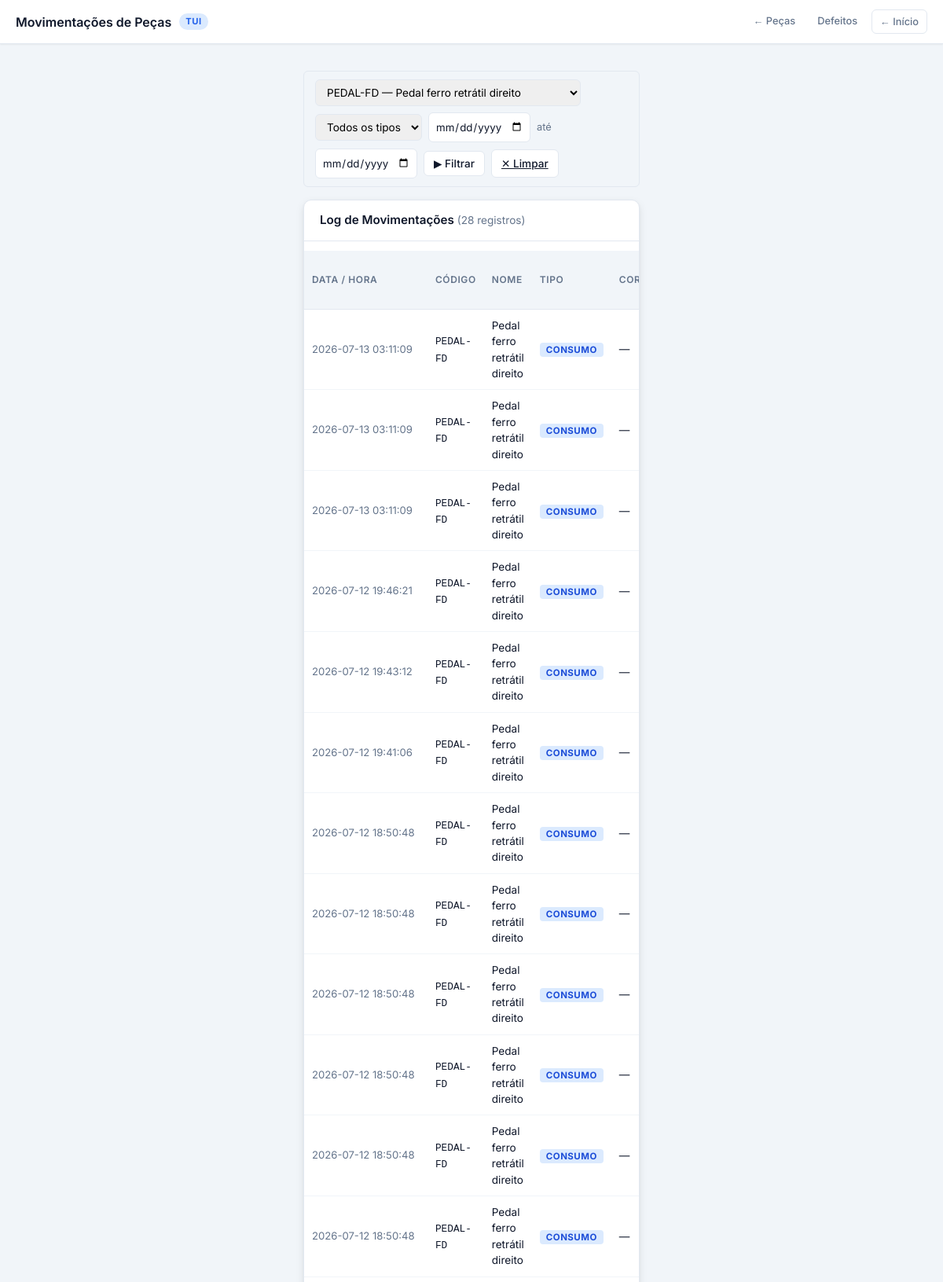
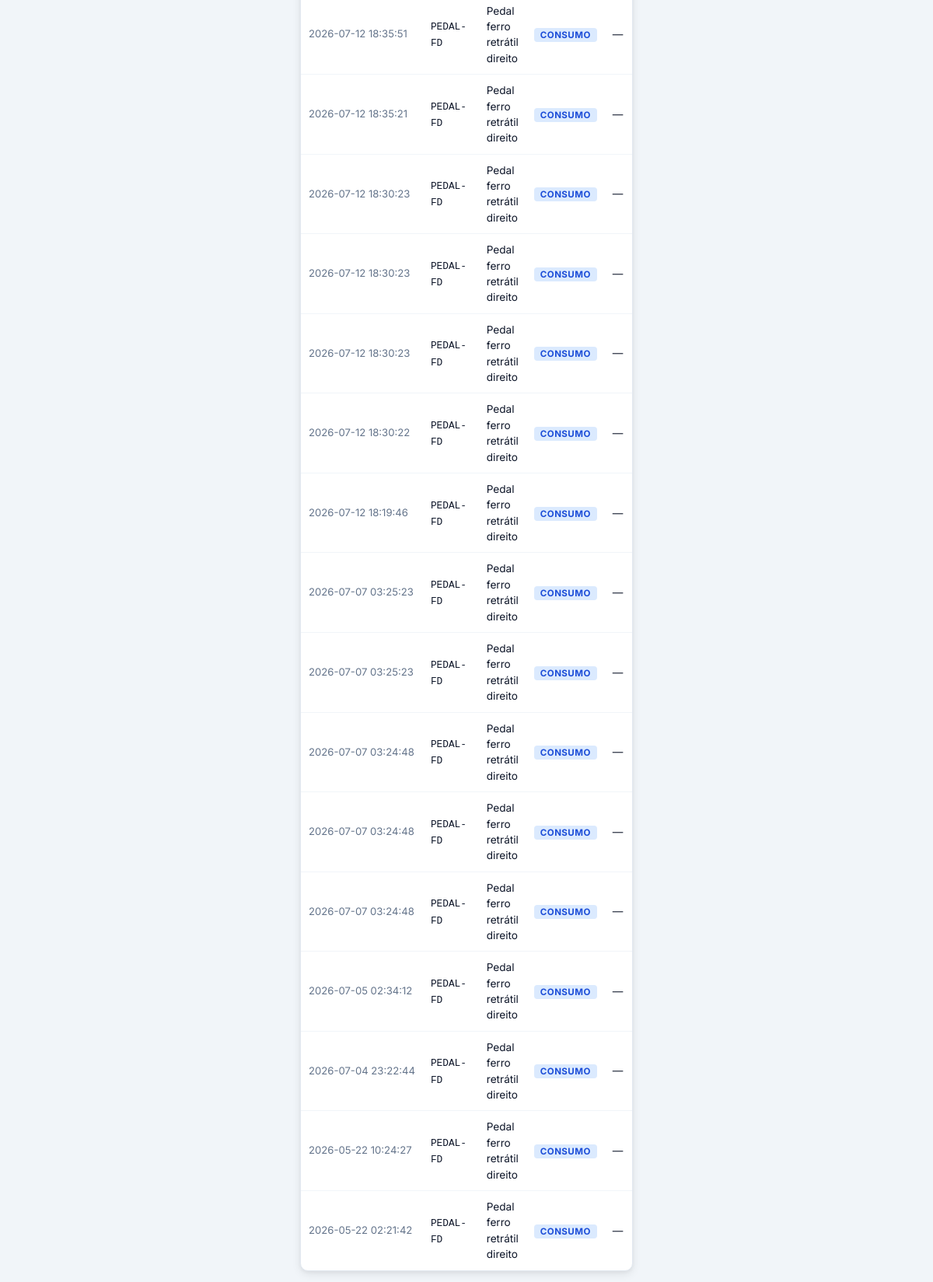
Screenshot of /pecas/movimentacoes?peca_id=2 with the database file from the repository (2 pictures, top to bottom).
### tables this page shows
CREATE TABLE movimentacoes_peca (
            id             INTEGER PRIMARY KEY AUTOINCREMENT,
            peca_id        INTEGER NOT NULL REFERENCES pecas(id),
            cor            TEXT DEFAULT NULL,
            tipo           TEXT NOT NULL,
            quantidade     INTEGER NOT NULL,
            motivo_detalhe TEXT DEFAULT '',
            num_pedido     TEXT DEFAULT '',
            num_lote       TEXT DEFAULT '',
            modelo_scooter TEXT DEFAULT NULL,
            data_hora      TIMESTAMP DEFAULT (strftime('%Y-%m-%d %H:%M:%S','now','localtime'))
        );

CREATE TABLE pecas (
            id               INTEGER PRIMARY KEY AUTOINCREMENT,
            codigo           TEXT UNIQUE NOT NULL,
            nome             TEXT NOT NULL,
            origem           TEXT NOT NULL,
            container_tipo   TEXT DEFAULT 'PADRAO',
            tem_variacao_cor INTEGER DEFAULT 0,
            peca_pai_id      INTEGER REFERENCES pecas(id),
            ativo            INTEGER DEFAULT 1
        , custo_unitario REAL DEFAULT 0);

### app/routes/pecas.py (the view)
@pecas_bp.route('/pecas/movimentacoes')
def movimentacoes():
    peca_id_filtro = request.args.get('peca_id', '').strip()
    tipo_filtro    = request.args.get('tipo', '').strip()
    data_inicio    = request.args.get('data_inicio', '').strip()
    data_fim       = request.args.get('data_fim', '').strip()
    mov = models.consultar_movimentacoes(
        peca_id    = int(peca_id_filtro) if peca_id_filtro else None,
        tipo       = tipo_filtro or None,
        data_inicio= data_inicio or None,
        data_fim   = data_fim or None,
    )
    pecas_lista = models.listar_pecas(apenas_ativas=True)
    return render_template(
        'pecas/movimentacoes.html',
        movimentacoes=mov,
        pecas_lista=pecas_lista,
        peca_id_filtro=peca_id_filtro,
        tipo_filtro=tipo_filtro,
        data_inicio=data_inicio,
        data_fim=data_fim,
    )

### app/models/connection.py (called while the page is built)
def get_connection():
    conn = sqlite3.connect(NOME_BANCO_DE_DADOS)
    conn.row_factory = sqlite3.Row
    return conn

### app/models/peca.py (called while the page is built)
def listar_pecas(apenas_ativas=True, apenas_raiz=False):
    conn = get_connection()
    conditions = []
    if apenas_ativas:
        conditions.append("p.ativo = 1")
    if apenas_raiz:
        conditions.append("p.peca_pai_id IS NULL")
    where = ("WHERE " + " AND ".join(conditions)) if conditions else ""
    query = f"""
        SELECT p.id, p.codigo, p.nome, p.origem, p.container_tipo,
               p.tem_variacao_cor, p.peca_pai_id, p.ativo,
               p.custo_unitario,
               COALESCE(SUM(ep.quantidade), 0) AS estoque_total
        FROM pecas p
        LEFT JOIN estoque_pecas ep ON ep.peca_id = p.id
        {where}
        GROUP BY p.id
        ORDER BY p.nome
    """
    rows = conn.execute(query).fetchall()
    conn.close()
    return [dict(row) for row in rows]

### app/templates/pecas/movimentacoes.html (shortened to what this page needs)
<!DOCTYPE html>
<html lang="pt-br">
<head>
    <link rel="stylesheet" href="{{ url_for('static', filename='css/style.css') }}">
</head>
<body>
<header class="page-header">
    <div class="page-header-title">
        Movimentações de Peças
        <span class="badge">TUI</span>
    </div>
    <div class="page-nav-links">
        <a href="{{ url_for('pecas') }}">← Peças</a>
        <a href="{{ url_for('defeitos_pecas') }}">Defeitos</a>
        <a href="{{ url_for('landing_page') }}" class="btn-back">← Início</a>
    </div>
</header>
<div class="container">
    <div class="filter-controls">
        <form method="get" action="{{ url_for('movimentacoes_pecas') }}"
              style="display:flex; align-items:center; gap:8px; flex-wrap:wrap;
                     background:none; box-shadow:none; margin:0; padding:0; border-radius:0;">
            <select name="peca_id" style="padding:7px 10px; border:1.5px solid var(--border);
                    border-radius:var(--radius-sm); font-family:inherit; font-size:0.85rem;">
                {% for p in pecas_lista %}
                <option value="{{ p.id }}" {% if peca_id_filtro == p.id|string %}selected{% endif %}>
                    {{ p.codigo }} — {{ p.nome }}
                </option>
                {% endfor %}
            </select>
            <select name="tipo" style="padding:7px 10px; border:1.5px solid var(--border);
                    border-radius:var(--radius-sm); font-family:inherit; font-size:0.85rem;">
                <option value="">Todos os tipos</option>
            </select>
            <input type="date" name="data_inicio" value="{{ data_inicio }}"
                   class="month-picker" style="width:130px;" title="Data início">
            <span style="color:var(--text-muted); font-size:0.8rem;">até</span>
            <input type="date" name="data_fim" value="{{ data_fim }}"
                   class="month-picker" style="width:130px;" title="Data fim">
            <button type="submit" class="btn" style="padding:7px 12px; font-size:0.85rem;">▶ Filtrar</button>
            <a href="{{ url_for('movimentacoes_pecas') }}" class="btn"
               style="padding:7px 12px; font-size:0.85rem;">✕ Limpar</a>
        </form>
    </div>
    <div style="background:var(--card); border-radius:var(--radius); box-shadow:var(--shadow-md);
                margin-top:16px; overflow:hidden; border:1px solid var(--border);">
        <div style="padding:14px 20px; border-bottom:1px solid var(--border); display:flex;
                    align-items:center; justify-content:space-between;">
            <h2 style="font-size:0.95rem; font-weight:600; margin:0;">
                Log de Movimentações
                <span style="font-weight:400; color:var(--text-muted); font-size:0.85rem;">
                    ({{ movimentacoes|length }} registros)
                </span>
            </h2>
        </div>
        <div style="overflow-x:auto;">
            <table>
                <thead>
                    <tr>
                        <th>Data / Hora</th>
                        <th>Código</th>
                        <th>Nome</th>
                        <th>Tipo</th>
                        <th>Cor</th>
                    </tr>
                </thead>
                <tbody>
                    {% for m in movimentacoes %}
                    <tr>
                        <td style="white-space:nowrap; color:var(--text-muted); font-size:0.82rem;">
                            {{ m.data_hora }}
                        </td>
                        <td><code style="font-size:0.8rem;">{{ m.codigo }}</code></td>
                        <td>{{ m.nome }}</td>
                        <td>
                            <span class="badge-tipo tipo-{{ m.tipo | lower }}">{{ m.tipo }}</span>
                        </td>
                        <td>{{ m.cor or '—' }}</td>
                    </tr>
                    {% else %}
                    <tr>
                        <td colspan="9" style="text-align:center; color:var(--text-muted); padding:32px;">
                            Nenhuma movimentação no período selecionado.
                        </td>
                    </tr>
                    {% endfor %}
                </tbody>
            </table>
        </div>
    </div>
</div>
</body>
</html>

### app/static/css/style.css (style rules this page uses)
:root { --primary: #2563eb; --primary-dark: #1d4ed8; --primary-light: #dbeafe; --success: #10b981; --success-dark: #059669; --danger: #ef4444; --danger-dark: #dc2626; --warning: #f59e0b; --warning-dark: #d97706; --surface: #f1f5f9; --card: #ffffff; --text: #0f172a; --text-muted: #64748b; --border: #e2e8f0; --radius: 10px; --radius-sm: 6px; --radius-lg: 14px; --shadow-sm: 0 1px 2px rgba(0,0,0,0.06); --shadow: 0 1px 3px rgba(0,0,0,0.10), 0 1px 2px rgba(0,0,0,0.06); --shadow-md: 0 4px 12px rgba(0,0,0,0.08), 0 2px 4px rgba(0,0,0,0.04); --shadow-lg: 0 10px 30px rgba(0,0,0,0.10), 0 4px 10px rgba(0,0,0,0.05); }
*, *::before, *::after { box-sizing: border-box; }
body { font-family: 'Inter', sans-serif; margin: 0; background-color: var(--surface); color: var(--text); font-size: 15px; line-height: 1.5; }
h1, h2, h3 { margin: 0; font-weight: 600; }
.page-header { background: var(--card); border-bottom: 1px solid var(--border); padding: 0 20px; display: flex; align-items: center; justify-content: space-between; height: 56px; position: sticky; top: 0; z-index: 100; box-shadow: var(--shadow-sm); }
.page-header-title { font-size: 1rem; font-weight: 600; color: var(--text); display: flex; align-items: center; gap: 10px; }
.page-header-title .badge { background: var(--primary-light); color: var(--primary); font-size: 0.7rem; font-weight: 700; padding: 2px 8px; border-radius: 999px; text-transform: uppercase; letter-spacing: 0.05em; }
.btn-back { display: inline-flex; align-items: center; gap: 6px; text-decoration: none; color: var(--text-muted); font-size: 0.875rem; font-weight: 500; padding: 6px 12px; border-radius: var(--radius-sm); border: 1px solid var(--border); background: var(--card); transition: all 0.15s ease; }
.page-nav-links { display: flex; gap: 8px; }
.page-nav-links a { text-decoration: none; color: var(--text-muted); font-size: 0.8rem; font-weight: 500; padding: 5px 10px; border-radius: var(--radius-sm); transition: all 0.15s; }
.container { width: 100%; max-width: 460px; margin: 0 auto; padding: 20px 16px 40px; }
form { background: var(--card); border-radius: var(--radius-lg); box-shadow: var(--shadow-md); margin-bottom: 20px; overflow: hidden; }
.btn { padding: 9px 12px; border: 1.5px solid var(--border); background: var(--card); border-radius: var(--radius-sm); cursor: pointer; font-size: 0.9rem; font-family: inherit; color: var(--text); font-weight: 500; transition: all 0.15s ease; flex: 1; min-height: 42px; text-align: center; }
table { width: 100%; font-size: 0.85rem; border-collapse: collapse; margin-top: 12px; }
thead th { padding: 10px 10px; text-align: left; font-size: 0.75rem; font-weight: 600; text-transform: uppercase; letter-spacing: 0.05em; color: var(--text-muted); background: var(--surface); border-bottom: 1px solid var(--border); }
tbody td { padding: 10px 10px; border-bottom: 1px solid #f1f5f9; color: var(--text); vertical-align: middle; }
tbody tr:last-child td { border-bottom: none; }
.filter-controls { display: flex; flex-wrap: wrap; align-items: center; gap: 8px; background: var(--surface); padding: 10px 14px; border-radius: var(--radius-sm); margin-top: 14px; border: 1px solid var(--border); }
.filter-controls .btn { flex: none; padding: 6px 12px; font-size: 0.8rem; min-height: auto; }
.month-picker { padding: 8px; border: 1.5px solid var(--border); border-radius: var(--radius-sm); font-family: inherit; color: var(--text); cursor: pointer; background: var(--card); height: 38px; }

### app/templates/pecas/movimentacoes.html (style rules this page uses)
.badge-tipo { font-size: 0.72rem; font-weight: 700; padding: 2px 8px; border-radius: 4px; letter-spacing: .04em; }
.tipo-consumo { background: #dbeafe; color: #1d4ed8; }

### rows the page displays
movimentacoes_peca: data_hora "2026-07-13 03:11:09", codigo "PEDAL-FD", nome "Pedal ferro retrátil direito", tipo "CONSUMO", cor "—"
movimentacoes_peca: data_hora "2026-07-13 03:11:09", codigo "PEDAL-FD", nome "Pedal ferro retrátil direito", tipo "CONSUMO", cor "—"
movimentacoes_peca: data_hora "2026-07-13 03:11:09", codigo "PEDAL-FD", nome "Pedal ferro retrátil direito", tipo "CONSUMO", cor "—"
movimentacoes_peca: data_hora "2026-07-12 19:46:21", codigo "PEDAL-FD", nome "Pedal ferro retrátil direito", tipo "CONSUMO", cor "—"
movimentacoes_peca: data_hora "2026-07-12 19:43:12", codigo "PEDAL-FD", nome "Pedal ferro retrátil direito", tipo "CONSUMO", cor "—"
movimentacoes_peca: data_hora "2026-07-12 19:41:06", codigo "PEDAL-FD", nome "Pedal ferro retrátil direito", tipo "CONSUMO", cor "—"
movimentacoes_peca: data_hora "2026-07-12 18:50:48", codigo "PEDAL-FD", nome "Pedal ferro retrátil direito", tipo "CONSUMO", cor "—"
movimentacoes_peca: data_hora "2026-07-12 18:50:48", codigo "PEDAL-FD", nome "Pedal ferro retrátil direito", tipo "CONSUMO", cor "—"
movimentacoes_peca: data_hora "2026-07-12 18:50:48", codigo "PEDAL-FD", nome "Pedal ferro retrátil direito", tipo "CONSUMO", cor "—"
movimentacoes_peca: data_hora "2026-07-12 18:50:48", codigo "PEDAL-FD", nome "Pedal ferro retrátil direito", tipo "CONSUMO", cor "—"
movimentacoes_peca: data_hora "2026-07-12 18:50:48", codigo "PEDAL-FD", nome "Pedal ferro retrátil direito", tipo "CONSUMO", cor "—"
movimentacoes_peca: data_hora "2026-07-12 18:50:48", codigo "PEDAL-FD", nome "Pedal ferro retrátil direito", tipo "CONSUMO", cor "—"
movimentacoes_peca: data_hora "2026-07-12 18:35:51", codigo "PEDAL-FD", nome "Pedal ferro retrátil direito", tipo "CONSUMO", cor "—"
movimentacoes_peca: data_hora "2026-07-12 18:35:21", codigo "PEDAL-FD", nome "Pedal ferro retrátil direito", tipo "CONSUMO", cor "—"
movimentacoes_peca: data_hora "2026-07-12 18:30:23", codigo "PEDAL-FD", nome "Pedal ferro retrátil direito", tipo "CONSUMO", cor "—"
movimentacoes_peca: data_hora "2026-07-12 18:30:23", codigo "PEDAL-FD", nome "Pedal ferro retrátil direito", tipo "CONSUMO", cor "—"
movimentacoes_peca: data_hora "2026-07-12 18:30:23", codigo "PEDAL-FD", nome "Pedal ferro retrátil direito", tipo "CONSUMO", cor "—"
movimentacoes_peca: data_hora "2026-07-12 18:30:22", codigo "PEDAL-FD", nome "Pedal ferro retrátil direito", tipo "CONSUMO", cor "—"
movimentacoes_peca: data_hora "2026-07-12 18:19:46", codigo "PEDAL-FD", nome "Pedal ferro retrátil direito", tipo "CONSUMO", cor "—"
movimentacoes_peca: data_hora "2026-07-07 03:25:23", codigo "PEDAL-FD", nome "Pedal ferro retrátil direito", tipo "CONSUMO", cor "—"
movimentacoes_peca: data_hora "2026-07-07 03:25:23", codigo "PEDAL-FD", nome "Pedal ferro retrátil direito", tipo "CONSUMO", cor "—"
movimentacoes_peca: data_hora "2026-07-07 03:24:48", codigo "PEDAL-FD", nome "Pedal ferro retrátil direito", tipo "CONSUMO", cor "—"
movimentacoes_peca: data_hora "2026-07-07 03:24:48", codigo "PEDAL-FD", nome "Pedal ferro retrátil direito", tipo "CONSUMO", cor "—"
movimentacoes_peca: data_hora "2026-07-07 03:24:48", codigo "PEDAL-FD", nome "Pedal ferro retrátil direito", tipo "CONSUMO", cor "—"
movimentacoes_peca: data_hora "2026-07-05 02:34:12", codigo "PEDAL-FD", nome "Pedal ferro retrátil direito", tipo "CONSUMO", cor "—"
movimentacoes_peca: data_hora "2026-07-04 23:22:44", codigo "PEDAL-FD", nome "Pedal ferro retrátil direito", tipo "CONSUMO", cor "—"
movimentacoes_peca: data_hora "2026-05-22 10:24:27", codigo "PEDAL-FD", nome "Pedal ferro retrátil direito", tipo "CONSUMO", cor "—"
movimentacoes_peca: data_hora "2026-05-22 02:21:42", codigo "PEDAL-FD", nome "Pedal ferro retrátil direito", tipo "CONSUMO", cor "—"

### other values shown
{{ movimentacoes|length }} "28"
form field peca_id "PEDAL-FD — Pedal ferro retrátil direito"
